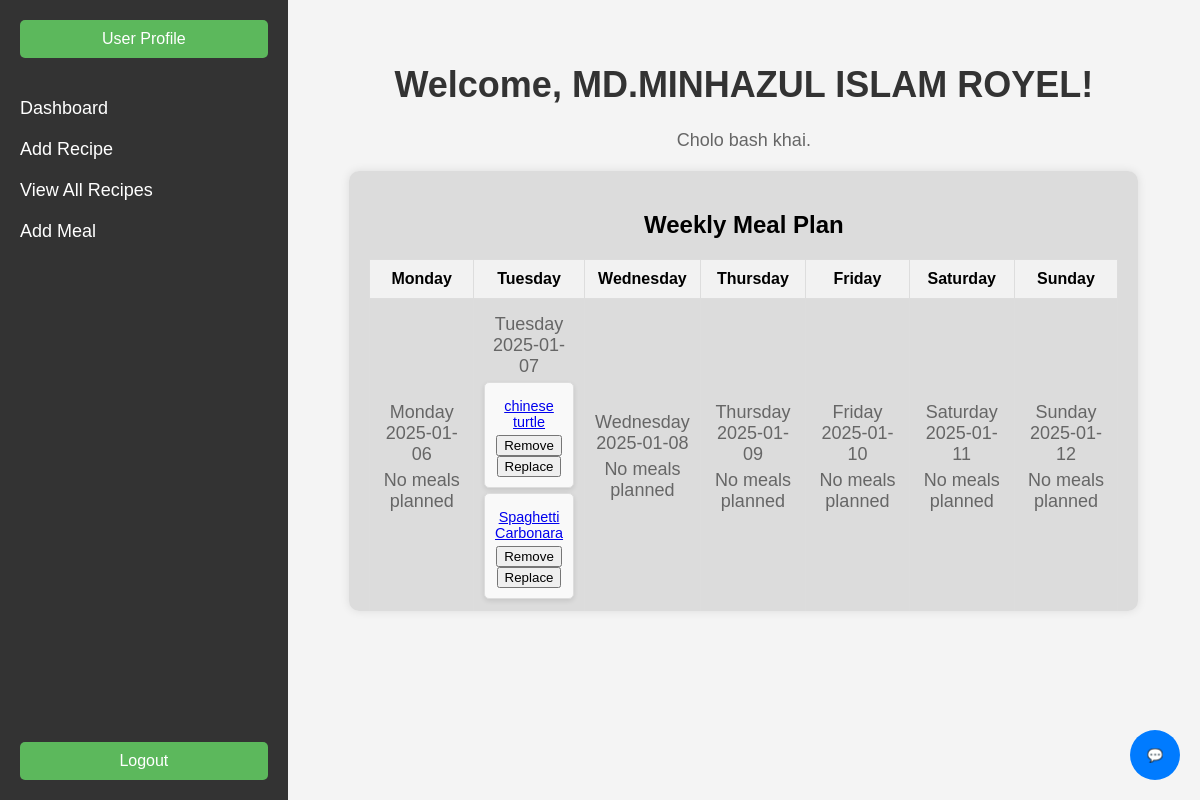
Page /dashboard (signed in) on the committed database.
### MyChef/models.py (models this page shows)
class User(db.Model, UserMixin):
    id = db.Column(db.Integer, primary_key=True)
    email = db.Column(db.String(150), unique=True, nullable=False)
    first_name = db.Column(db.String(150), nullable=False)
    password = db.Column(db.String(150), nullable=False)
    date_created = db.Column(db.DateTime(timezone=True), default=func.now())
    profile_picture = db.Column(db.String(150), nullable=True, default="default.png")
    allergies = db.Column(db.String(150), nullable=True)  # Comma-separated string for multiple allergies
    diet_preference = db.Column(db.String(50), nullable=True)  # "Veg" or "Non-Veg"
    health_issues = db.Column(db.String(150), nullable=True)  # Comma-separated string for multiple health issues
    meal_plans = db.relationship('MealPlan', back_populates='user')

class MealPlan(db.Model):
    id = db.Column(db.Integer, primary_key=True)
    name = db.Column(db.String(100))
    date = db.Column(db.Date)
    user_id = db.Column(db.Integer, db.ForeignKey('user.id'), nullable=False)
    recipe_id = db.Column(db.Integer, db.ForeignKey('recipe.id'), nullable=False)  # Foreign key to Recipe
    user = db.relationship('User', back_populates='meal_plans')
    recipe = db.relationship('Recipe', back_populates='meal_plans')

class Recipe(db.Model):
    id = db.Column(db.Integer, primary_key=True)
    name = db.Column(db.String(150), nullable=False)
    description = db.Column(db.Text, nullable=True)
    cuisine = db.Column(db.String(100), nullable=True)
    image = db.Column(db.String(150), nullable=True)
    rating = db.Column(db.Integer, default=0)
    date_created = db.Column(db.DateTime(timezone=True), default=func.now())
    reviews = db.relationship('Review', backref='reviews_in_recipe', cascade='all, delete-orphan')  # Updated backref
    ingredients = db.relationship('Ingredient', backref='recipe', cascade='all, delete-orphan')
    instructions = db.relationship('Instruction', backref='recipe', cascade='all, delete-orphan')
    meal_plans = db.relationship('MealPlan', back_populates='recipe')
    tags = db.relationship('Tag', secondary='recipe_tags', backref=db.backref('tags_in_recipe', lazy='dynamic'))

### MyChef/views.py (the view)
@views.route('/dashboard')
@login_required
def user_dashboard():
    today = datetime.today()
    start_of_week = today - timedelta(days=today.weekday())
    meal_plans = MealPlan.query.filter_by(user_id=current_user.id).all()
    weekly_meals = [
        {
            'day': start_of_week + timedelta(days=day),
            'meals': [meal for meal in meal_plans if meal.date == (start_of_week + timedelta(days=day)).date()]
        }
        for day in range(7)
    ]
    return render_template('dashboard.html', weekly_meals=weekly_meals, start_of_week=start_of_week)

### MyChef/templates/dashboard.html (shortened to what this page needs)
<!DOCTYPE html>
<html lang="en">
<head>
  <link rel="stylesheet" href="{{ url_for('static', filename='css/dashboard.css') }}">
</head>
<body>
  {% include 'chatbot.html' %}
  <div class="container">
    <div class="sidebar">
      <div class="profile-btn">
        <a href="{{ url_for('auth.edit_profile') }}">
          <button class="btn">User Profile</button>
        </a>
      </div>
      <div class="menu">
        <ul>
          <li><a href="{{ url_for('views.dashboard') }}">Dashboard</a></li>
          <li><a href="{{ url_for('views.add_recipe') }}">Add Recipe</a></li>
          <li><a href="{{ url_for('views.recipes') }}">View All Recipes</a></li>
          <li><a href="{{ url_for('views.add_meal') }}">Add Meal</a></li>
        </ul>
      </div>
      <div class="logout-btn">
        <a href="{{ url_for('auth.logout') }}">
          <button class="btn">Logout</button>
        </a>
      </div>
    </div>
    <div class="main-content">
      <h1>Welcome, {{ current_user.first_name }}!</h1>
      <p>Cholo bash khai.</p>
      <div class="meal-plan-box">
        <h2>Weekly Meal Plan</h2>
        <div class="calendar">
          <table>
            <tr>
              <th>Monday</th>
              <th>Tuesday</th>
              <th>Wednesday</th>
              <th>Thursday</th>
              <th>Friday</th>
              <th>Saturday</th>
              <th>Sunday</th>
            </tr>
            <tr>
              {% for day_info in weekly_meals %}
              <td>
                <p>{{ day_info.day.strftime('%A') }}<br>{{ day_info.day.strftime('%Y-%m-%d') }}</p>
                {% if day_info.meals %}
                  {% for meal in day_info.meals %}
                    <div class="meal-box">
                      <p>
                        <a href="{{ url_for('views.recipe_details', recipe_id=meal.recipe.id) }}">
                          {{ meal.recipe.name }}
                        </a>
                      </p>
                      <button onclick="removeMeal({{ meal.id }}, '{{ day_info.day.strftime('%Y-%m-%d') }}')">Remove</button>
                      <button onclick="replaceMeal({{ meal.id }}, '{{ day_info.day.strftime('%Y-%m-%d') }}')">Replace</button>
                    </div>
                  {% endfor %}
                {% else %}
                  <p>No meals planned</p>
                {% endif %}
              </td>
              {% endfor %}
            </tr>
          </table>
        </div>
      </div>
    </div>
  </div>
</body>
</html>

### MyChef/static/css/dashboard.css (style rules this page uses)
body { font-family: Arial, sans-serif; margin: 0; padding: 0; display: flex; }
.container { display: flex; width: 100%; height: 100vh; }
.sidebar { width: 250px; background-color: #333; color: white; display: flex; flex-direction: column; justify-content: space-between; padding: 20px; }
.sidebar .profile-btn { margin-bottom: 20px; }
.sidebar .btn { background-color: #5cb85c; color: white; border: none; padding: 10px; width: 100%; font-size: 16px; border-radius: 5px; cursor: pointer; }
.sidebar .menu ul { list-style-type: none; padding: 0; }
.sidebar .menu li { margin: 20px 0; }
.sidebar .menu a { color: white; text-decoration: none; font-size: 18px; }
.logout-btn { margin-top: auto; }
.main-content { flex-grow: 1; padding: 40px; background-color: #f4f4f4; text-align: center; }
h1 { font-size: 36px; color: #333; }
p { font-size: 18px; color: #666; }
.meal-plan-box { width: 90%; max-width: 800px; margin: 20px auto; padding: 20px; background-color: #dcdcdc; border-radius: 10px; box-shadow: 0 0 10px rgba(0, 0, 0, 0.1); height: 400px; overflow-y: scroll; }
.meal-box { padding: 10px; background-color: #f0f8ff; border-radius: 5px; margin: 5px 0; }
.meal-box p { font-size: 14px; color: #333; margin: 0; }
.calendar { width: 100%; margin-top: 20px; }
.calendar table { width: 100%; border-collapse: collapse; }
.calendar th, .calendar td { border: 1px solid #ddd; padding: 10px; text-align: center; width: 14.28%; }
.calendar td p { margin: 5px 0; }
.calendar th { background-color: #f2f2f2; font-weight: bold; }
.meal-box { border: 1px solid #ddd; padding: 10px; margin: 5px 0; border-radius: 5px; box-shadow: 0 2px 5px rgba(0, 0, 0, 0.1); background-color: #f9f9f9; }
.meal-box p { color: #555; font-size: 0.9em; }

### rows in the picture
User: first_name "MD.MINHAZUL ISLAM ROYEL"
MealPlan: recipe.name "chinese turtle"
MealPlan: recipe.name "Spaghetti Carbonara"

### other values in the picture
{{ day_info.day.strftime('%A') }} "Monday" "Tuesday" "Wednesday" "Thursday" "Friday" "Saturday" "Sunday"
{{ day_info.day.strftime('%Y-%m-%d') }} "2025-01-06" "2025-01-07" "2025-01-08" "2025-01-09" "2025-01-10" "2025-01-11" "2025-01-12"
